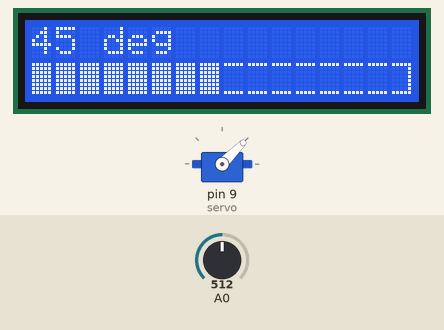
The sketch below on a simulated Arduino Uno, built with avr-gcc and run on an emulated ATmega328P. Parts: 16×2 character LCD, servo. Inputs (shaded band) come from the test bench; at power-on: A0 = 512.

Above: at 1.3 s.
1.4 s: A0 set to 716
At 2.3 s:
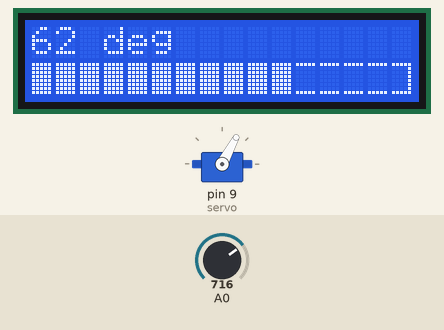
2.9 s: A0 set to 1023
At 4.1 s:
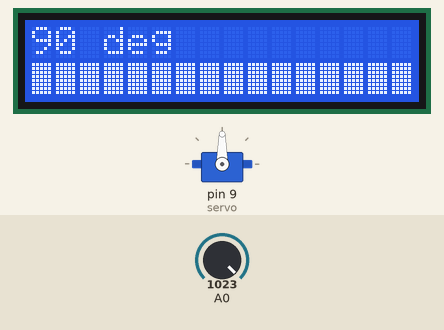
4.4 s: A0 set to 306
At 5.4 s:
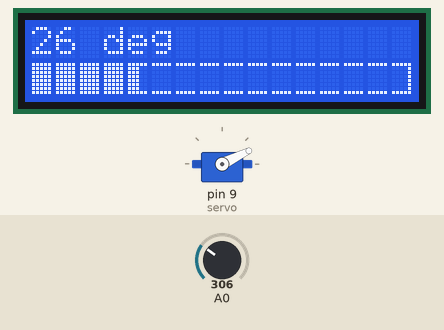
5.9 s: A0 set to 122
At 7.0 s:
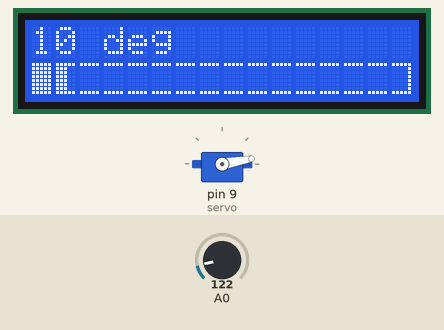
7.4 s: A0 set to 0
At 8.0 s:
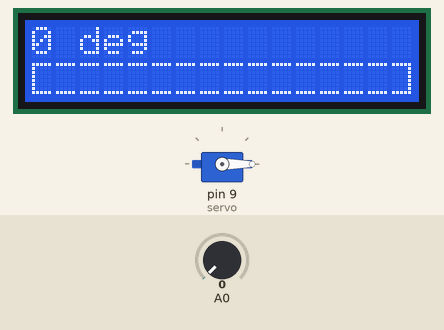
8.9 s: A0 set to 511
At 9.2 s:
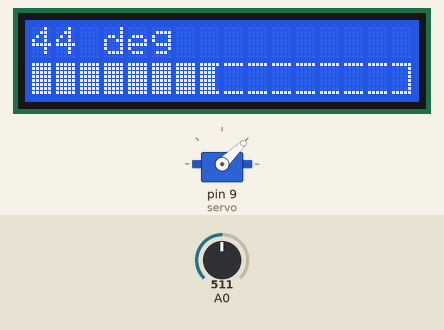
Timing chart, 0 to 11.4 s (numbered marks = the images above; inputs shaded):
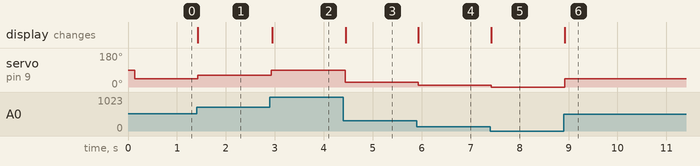

Measured:
- after the input at 1.4 s, servo on pin 9 (servo): 45° → 62° at once; the display: changes at once (image 1)
- after the input at 2.9 s, servo on pin 9 (servo): 62° → 90° at once; the display: changes after 0.05 s (image 2)
- after the input at 4.4 s, servo on pin 9 (servo): 90° → 26° at once; the display: changes after 0.05 s (image 3)
- after the input at 5.9 s, servo on pin 9 (servo): 26° → 10° at once; the display: changes at once (image 4)
- after the input at 7.4 s, servo on pin 9 (servo): 10° → 0° at once; the display: changes at once (image 5)
- after the input at 8.9 s, servo on pin 9 (servo): 0° → 44° at once; the display: changes at once (image 6)

The sketch:

butterfly-valve-controller.ino
```cpp
#include <LiquidCrystal_I2C.h>
#include <Servo.h>

LiquidCrystal_I2C lcd(0x27, 16, 2);
Servo servo;

int8_t angle = 0;
int16_t analog;
int16_t previousAnalog = 1;
uint32_t previousMillis;
int8_t openingPercentage;

bool change_flag = true;

void setup() {

  lcd.begin();
  lcd.backlight();

  servo.attach(9);

  initBar3();

}

void loop() {

  uint32_t currentMillis = millis();

  if (currentMillis - previousMillis >= 2) {

    analog = analogRead(0);

    if (analog != previousAnalog) {

      angle = map(analog, 0, 1023, 0, 90);
      servo.write(angle);

      lcd.setCursor(0, 0);
      lcd.print(angle);
      lcd.print(F("\32deg\32\32\32"));
      servo.write(angle);

      openingPercentage = map(analog, 0, 1023, 0, 100);
      fillBar3(0, 1, 16, openingPercentage);

      previousAnalog = analog;

    }

    previousMillis = currentMillis;

  }

}

// GyverLCDbars by AlexGyver
// https://github.com/AlexGyver/GyverLCDbars

void initBar3() {
  byte right_empty[8] = {0b11111,  0b00001,  0b00001,  0b00001,  0b00001,  0b00001,  0b00001,  0b11111};
  byte left_empty[8] = {0b11111,  0b10000,  0b10000,  0b10000,  0b10000,  0b10000,  0b10000,  0b11111};
  byte center_empty[8] = {0b11111, 0b00000,  0b00000,  0b00000,  0b00000,  0b00000,  0b00000,  0b11111};
  byte bar2[] = {0b11111, 0b11000, 0b11000, 0b11000, 0b11000, 0b11000, 0b11000, 0b11111};
  byte bar3[] = {  B11111,  B11100,  B11100,  B11100,  B11100,  B11100,  B11100,  B11111};
  byte bar4[] = {  B11111,  B11110,  B11110,  B11110,  B11110,  B11110,  B11110,  B11111};
  lcd.createChar(0, left_empty);
  lcd.createChar(1, center_empty);
  lcd.createChar(2, right_empty);
  lcd.createChar(3, bar2);
  lcd.createChar(4, bar3);
  lcd.createChar(5, bar4);
}

void fillBar3(byte start_pos, byte row, byte bar_length, byte fill_percent) {
  byte infill = bar_length * fill_percent / 10;
  byte fract = infill % 10;
  infill = infill / 10;
  // change_flag - true слева, false справа
  if (infill < bar_length - 1) {
    if (!change_flag) {
      change_flag = true;
      byte bar2[] = {0b11111, 0b11000, 0b11000, 0b11000, 0b11000, 0b11000, 0b11000, 0b11111};
      byte bar3[] = {  B11111,  B11100,  B11100,  B11100,  B11100,  B11100,  B11100,  B11111};
      byte bar4[] = {  B11111,  B11110,  B11110,  B11110,  B11110,  B11110,  B11110,  B11111};
      lcd.createChar(3, bar2);
      lcd.createChar(4, bar3);
      lcd.createChar(5, bar4);
    }
  } else {
    if (change_flag) {
      change_flag = false;
      byte leftbar1[] = {  B11111,  B10001,  B10001,  B10001,  B10001,  B10001,  B10001,  B11111};
      byte leftbar2[] = {  B11111,  B11001,  B11001,  B11001,  B11001,  B11001,  B11001,  B11111};
      byte leftbar3[] = {  B11111,  B11101,  B11101,  B11101,  B11101,  B11101,  B11101,  B11111};
      lcd.createChar(3, leftbar1);
      lcd.createChar(4, leftbar2);
      lcd.createChar(5, leftbar3);
    }
  }
  lcd.setCursor(start_pos, row);
  if (infill == 0) {
    if (fract >= 0 && fract < 2) lcd.write(0);
    else if (fract >= 2 && fract < 4) lcd.write(0);
    else if (fract >= 4 && fract < 6) lcd.write(3);
    else if (fract >= 6 && fract < 8) lcd.write(4);
    else if (fract >= 8) lcd.write(5);
  }
  else lcd.write(255);
  for (int n = 1; n < bar_length - 1; n++) {
    if (n < infill) lcd.write(255);
    if (n == infill) {
      if (fract >= 0 && fract < 2) lcd.write(1);
      else if (fract >= 2 && fract < 4) lcd.write(0);
      else if (fract >= 4 && fract < 6) lcd.write(3);
      else if (fract >= 6 && fract < 8) lcd.write(4);
      else if (fract >= 8) lcd.write(5);
    }
    if (n > infill) lcd.write(1);
  }
  if (infill == bar_length - 1) {
    if (fract >= 0 && fract < 2) lcd.write(2);
    else if (fract >= 2 && fract < 4) lcd.write(3);
    else if (fract >= 4 && fract < 6) lcd.write(4);
    else if (fract >= 6 && fract < 8) lcd.write(5);
    else if (fract >= 8) lcd.write(255);
  }
  else if (infill == bar_length) lcd.write(255);
  else lcd.write(2);
}
```
